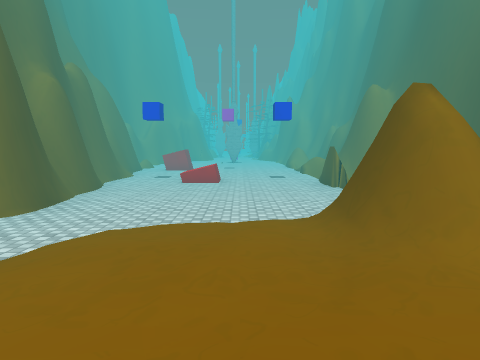
View 1 (above)

16 first-person views from a walk through a 3-D level made in the Unity game engine. The camera is 1.2 m above the floor, tilts 6° down and sees 75° across. The floor is counted in squares, 2 m on a side. Each view is taken from the middle of a square. On the plan, view 1 faces up. The plan holds only what a view shows up to about 9 squares ahead; the rest is blank. The place goes on beyond the plan. The player character is not drawn. Some animated figures are left out. Some surface patterns are stand-ins.

View 2
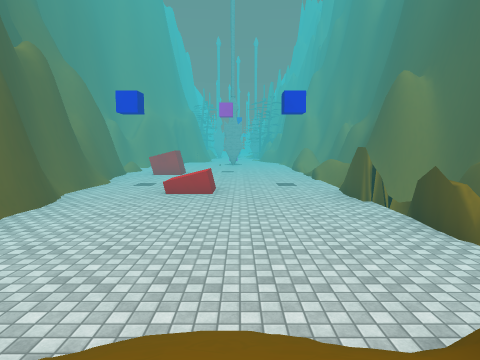

View 3
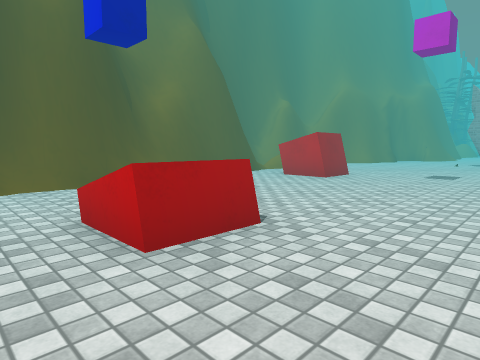

View 4
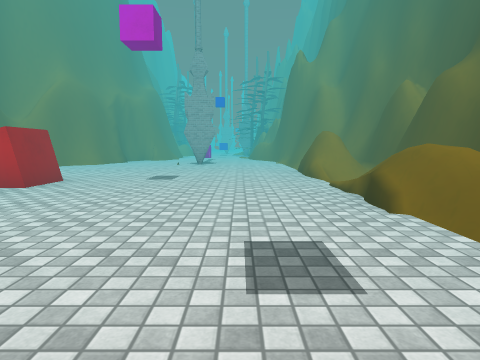

View 5
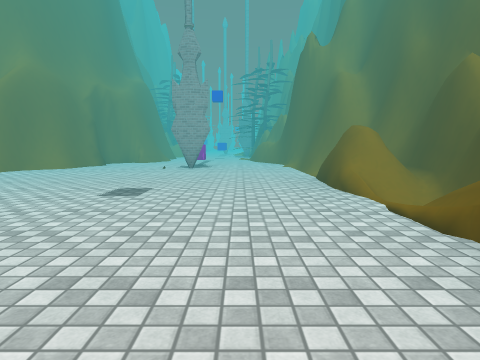

View 6
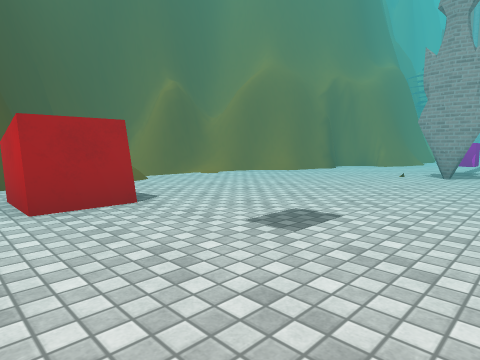

View 7
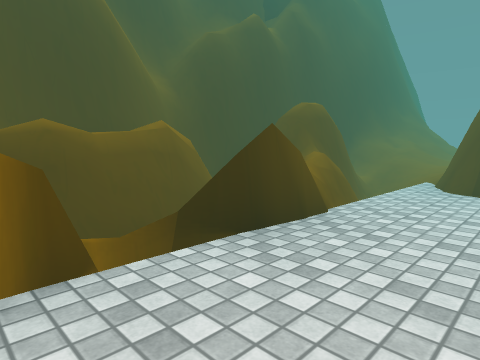

View 8
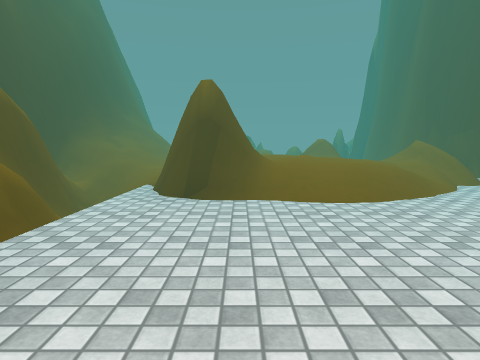

View 9
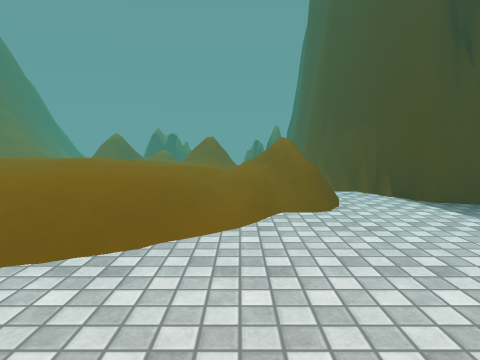

View 10
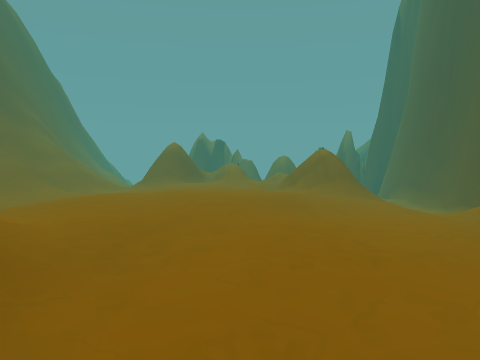

View 11
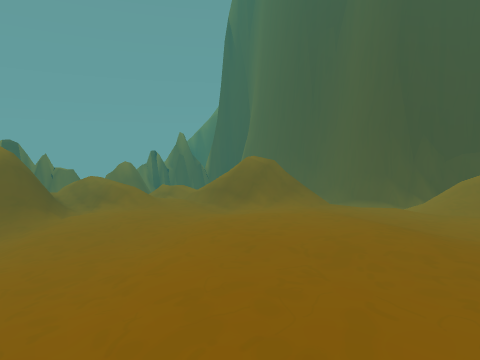

View 12
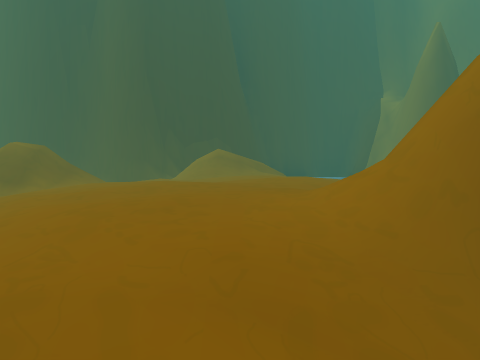

View 13
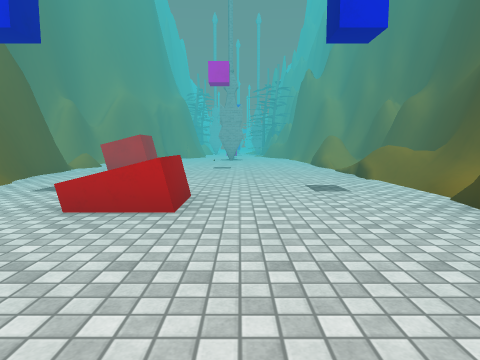

View 14
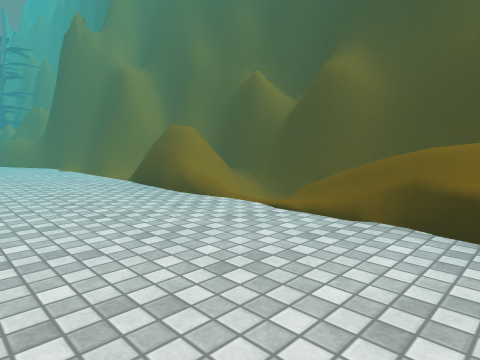

View 15
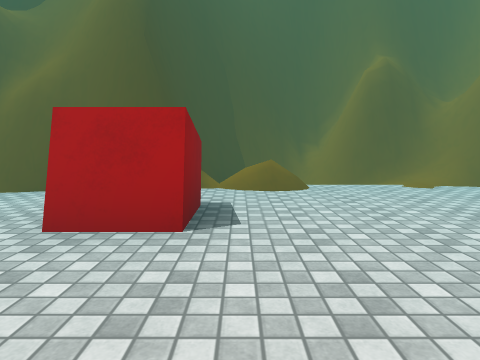

View 16
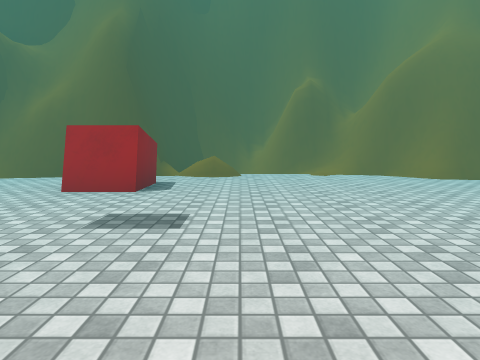

### Floor plan
Key: @ floor where view 1 was taken; # wall or solid block; . main floor; : floor 0.25 m higher than the main floor; + floor 0.5 m higher than the main floor; * floor 0.75 m higher than the main floor; / step, stairs or slope; = window, fence, low wall or low ledge; ^ raised ledge; v drop or lower ground; O other object.
Columns run from 6 left of view 1 to 5 right of it. Each row starts with its distance up from view 1.
 21   #...O..#
 20  ##...#..#
 19 ##.......##
 18 #/........#
 17 #/.......##
 16 #=.......##
 15 #=.......=#
 14 ##.OO....:#
 13  #.......=#
 12  #.......##
 11  ##....../#
 10   #..O.../#
  9   #..O...##
  8   #......##
  7   #......v##
  6   #......###
  5  ##......^ #
  4  #.......###
  3  #...//##/##
  2  #.////##/##
  1  ##=//**//=#
  0   ##//@*//##
 -1   #///////#
 -2   ##==/+//#
 -3   ##  /=#/#
 -4    # ./## #
 -5    # =
 -6    ###

Positions as (right, up) in squares from view 1, and headings:
1: (0, 0), facing up
2: (0, 2), facing up
3: (1, 8), facing up-left
4: (1, 9), facing up
5: (1, 11), facing up
6: (1, 13), facing up-left
7: (1, 8), facing down-right
8: (1, 7), facing down
9: (-2, 5), facing down
10: (0, 3), facing down
11: (2, 1), facing down-left
12: (3, 1), facing left
13: (0, 6), facing up
14: (0, 12), facing up-right
15: (0, 15), facing left
16: (2, 16), facing left
